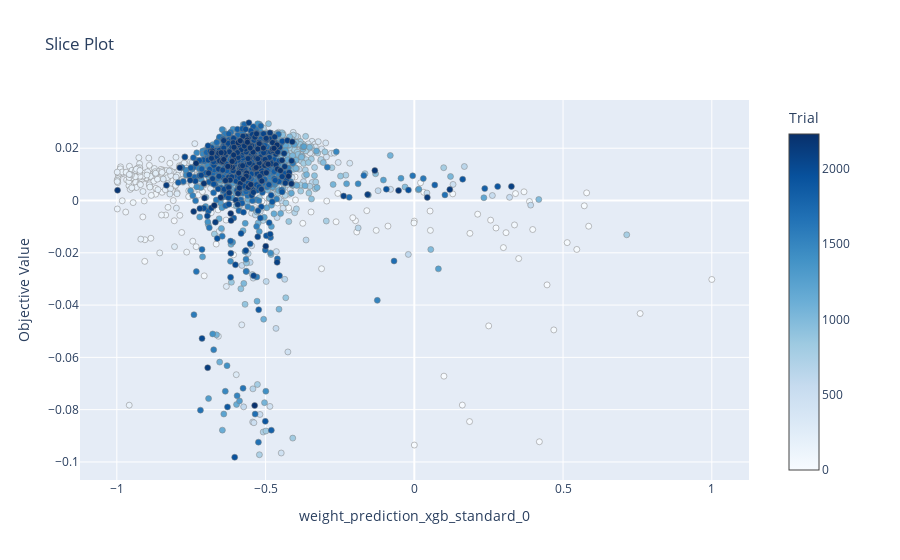

Write notebook code for a chart like this one.
### Code cell
from optuna.visualization import plot_slice

def create_filtered_study(original_study, threshold):
    filtered_study = optuna.create_study(direction=original_study.direction)
    for trial in original_study.trials:
        if trial.value is not None and trial.value > threshold:
            filtered_study.add_trial(trial)
    return filtered_study

# Create a new study with only the trials you want to visualize
filtered_study = create_filtered_study(study, -0.1)

# Use the filtered study for visualization
plot_slice(filtered_study, ['weight_prediction_xgb_standard_0'])

### Figure 1 — Plotly figure (JSON) as saved in the notebook; plotly's stock layout.template omitted (floating-point values rounded to 4 significant figures; data arrays with more than 128 entries replaced by an {"elided": "..."} marker saying what was removed)
{"data": [{"marker": {"color": {"elided": "2234 int values"}, "colorbar": {"title": {"text": "Trial"}, "x": 1.0, "xpad": 40}, "colorscale": [[0.0, "rgb(247,251,255)"], [0.125, "rgb(222,235,247)"], [0.25, "rgb(198,219,239)"], [0.375, "rgb(158,202,225)"], [0.5, "rgb(107,174,214)"], [0.625, "rgb(66,146,198)"], [0.75, "rgb(33,113,181)"], [0.875, "rgb(8,81,156)"], [1.0, "rgb(8,48,107)"]], "line": {"color": "Grey", "width": 0.5}}, "mode": "markers", "name": "Feasible Trial", "showlegend": false, "x": {"elided": "2234 float values"}, "y": {"elided": "2234 float values"}, "type": "scatter"}], "layout": {"title": {"text": "Slice Plot"}, "xaxis": {"title": {"text": "weight_prediction_xgb_standard_0"}}, "yaxis": {"title": {"text": "Objective Value"}}}}
